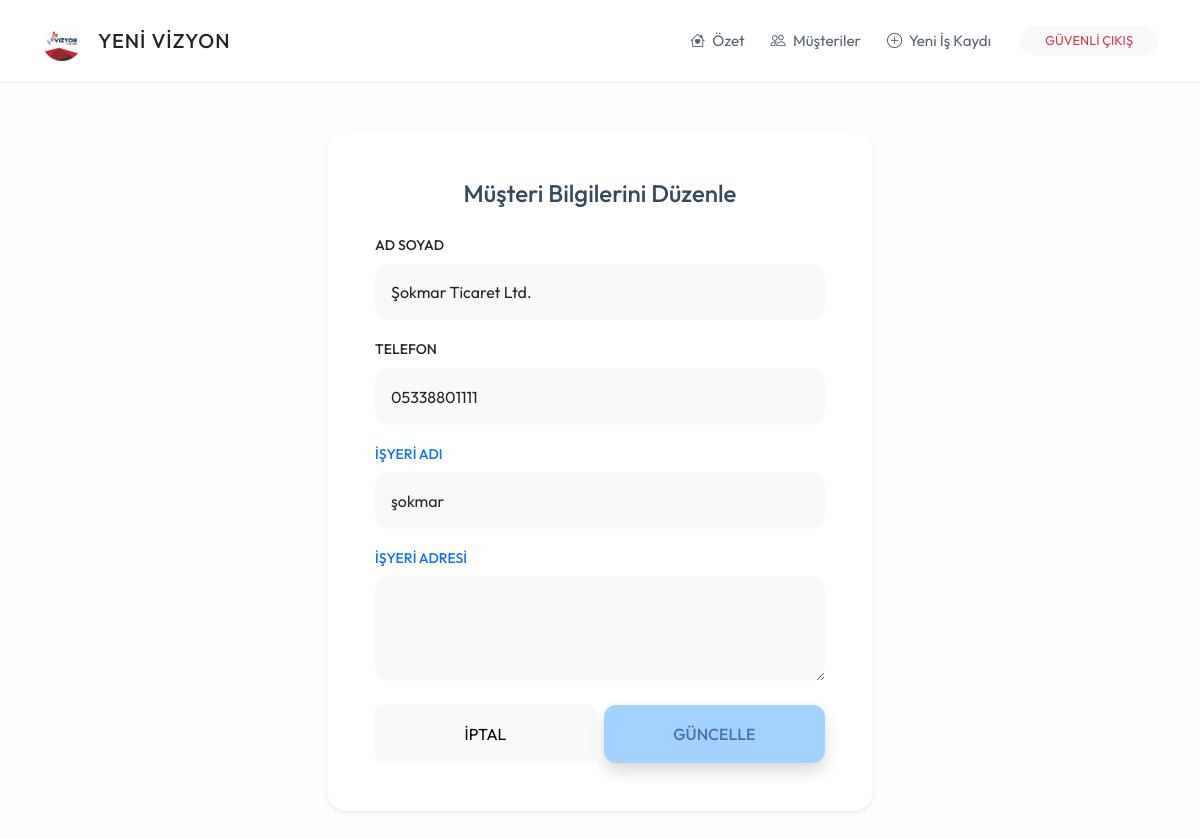
/musteri_duzenle/1 (signed in), run on an earlier commit of the app's database.
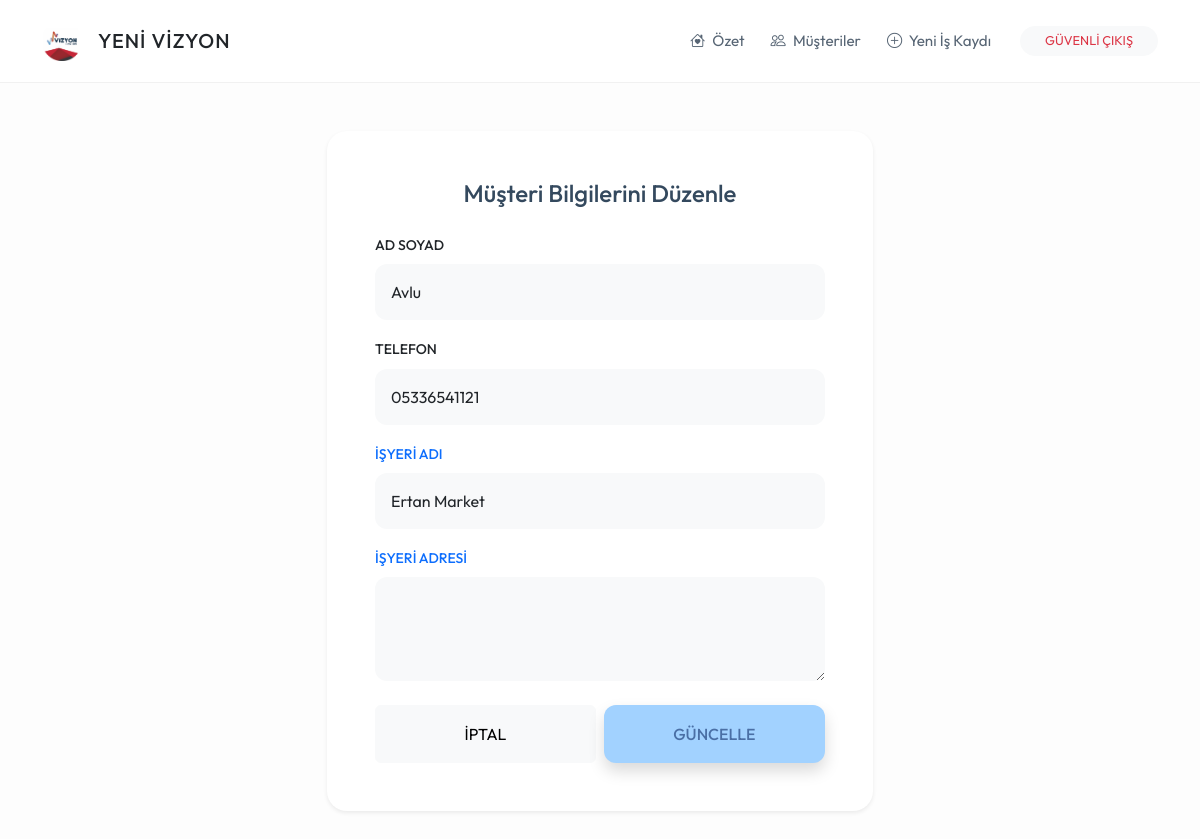
And on a later commit of the database.
### models.py (models this page shows)
class Musteri(db.Model):
    id = db.Column(db.Integer, primary_key=True)
    ad_soyad = db.Column(db.String(100), nullable=False)
    telefon = db.Column(db.String(20))
    isyeri_adi = db.Column(db.String(200))
    isyeri_adresi = db.Column(db.Text)
    durum = db.Column(db.String(20), default='Aktif')
    isler = db.relationship('IsKaydi', backref='sahibi', lazy=True)
    odemeler = db.relationship('Odeme', backref='musteri', lazy=True)

### routes/musteri_isleri.py (the view)
@musteri_bp.route('/musteri_duzenle/<int:id>', methods=['GET', 'POST'])
def musteri_duzenle(id):
    if 'logged_in' not in session: return redirect(url_for('genel.index'))
    musteri = Musteri.query.get_or_404(id)
    if request.method == 'POST':
        musteri.ad_soyad, musteri.telefon, musteri.isyeri_adi, musteri.isyeri_adresi = request.form.get('ad_soyad'), request.form.get('telefon'), request.form.get('isyeri_adi'), request.form.get('isyeri_adresi')
        db.session.commit()
        return redirect(url_for('musteri.musteriler'))
    return render_template('musteri_duzenle.html', musteri=musteri)

### templates/musteri_duzenle.html (shortened to what this page needs)
{% extends "base.html" %}
{% block content %}
<div class="row justify-content-center">
    <div class="col-md-6">
        <div class="card card-custom p-5 shadow-sm border-0">
            <h4 class="fw-bold mb-4 text-center" style="color: #34495e;">Müşteri Bilgilerini Düzenle</h4>
            <form action="/musteri_duzenle/{{ musteri.id }}" method="POST">
                <div class="mb-3">
                    <label class="form-label small fw-medium">AD SOYAD</label>
                    <input type="text" name="ad_soyad" class="form-control border-0 bg-light p-3" style="border-radius: 12px;" value="{{ musteri.ad_soyad }}" required>
                </div>
                <div class="mb-3">
                    <label class="form-label small fw-medium">TELEFON</label>
                    <input type="text" name="telefon" class="form-control border-0 bg-light p-3" style="border-radius: 12px;" value="{{ musteri.telefon or '' }}">
                </div>
                <div class="mb-3">
                    <label class="form-label small fw-medium text-primary">İŞYERİ ADI</label>
                    <input type="text" name="isyeri_adi" class="form-control border-0 bg-light p-3" style="border-radius: 12px;" value="{{ musteri.isyeri_adi or '' }}">
                </div>
                <div class="mb-4">
                    <label class="form-label small fw-medium text-primary">İŞYERİ ADRESİ</label>
                    <textarea name="isyeri_adresi" class="form-control border-0 bg-light p-3" style="border-radius: 12px;" rows="3">{{ musteri.isyeri_adresi or '' }}</textarea>
                </div>
                <div class="d-flex gap-2">
                    <a href="/musteriler" class="btn btn-light w-50 py-3">İPTAL</a>
                    <button type="submit" class="btn btn-yvr-primary w-50 py-3 shadow">GÜNCELLE</button>
                </div>
            </form>
        </div>
    </div>
</div>
{% endblock %}

What changed in the data, as far as the page shows it:
changed Musteri: ad_soyad "Şokmar Ticaret Ltd." → "Avlu"; telefon "05338801111" → "05336541121"; isyeri_adi "şokmar" → "Ertan Market"
